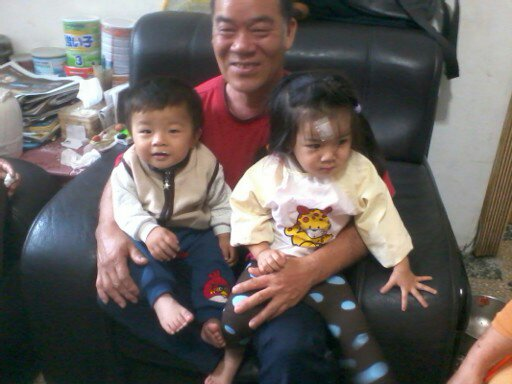
#> input picture Pig.jpg, 512 x 384 px
$ python image.py
#> lines starting #> are read from the running program, lines starting #| are printed output that depends on the picture; after the words box and inside, x2 and y2 are one past the last pixel; in counts of white or black regions, pixels touching at a corner belong together
import cv2

# 載入分類器
face_cascade = cv2.CascadeClassifier('haarcascade_frontalface_default.xml')
face_cascade.load('C:/Users/tiger/AppData/Local/Programs/Python/Python38-32/Lib/site-packages/cv2/data/haarcascade_frontalface_default.xml')
# 讀取圖片
img = cv2.imread('Pig.jpg')
#> img is the input picture: shape (384, 512, 3); mean B, G, R 95, 98.2, 105.4

# 轉成灰階圖片
gray = cv2.cvtColor(img, cv2.COLOR_BGR2GRAY)
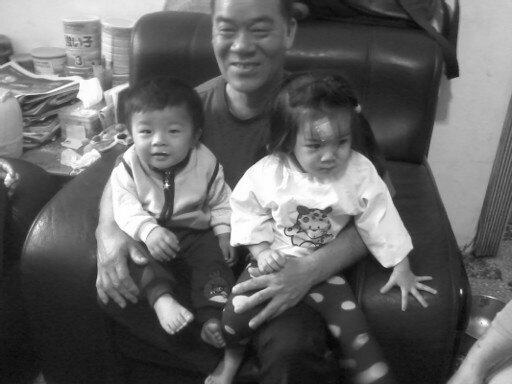
#> gray: shape (384, 512); min 5, max 255, mean 100

# 偵測臉部
faces = face_cascade.detectMultiScale(gray, 1.1, 4)
#> faces = [[126, 105, 66, 66], [288, 114, 75, 75], [204, 4, 74, 74]]

# 繪製人臉部份的方框
for (x, y, w, h) in faces:
    cv2.rectangle(img, (x, y), (x + w, y + h), (0, 255, 0), 2)
#> this loop made 3 passes
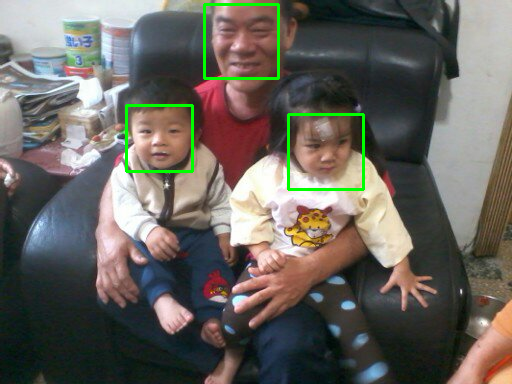
#> img: shape (384, 512, 3); 1.31% of pixels changed, all inside (x1, y1, x2, y2) = (125, 3, 365, 191)
#(0, 255, 0)欄位可以變更方框顏色(Blue,Green,Red)

#計算找到幾張臉
print("找到了 {0} 張臉.".format(len(faces)))
#| 找到了 3 張臉.
# 顯示成果
#cv2.namedWindow('img', cv2.WINDOW_NORMAL)  #正常視窗大小
cv2.imshow('img', img)                     #秀出圖片
cv2.imwrite( "result.jpg", img )           #保存圖片
cv2.waitKey(0)                             #等待按下任一按鍵
cv2.destroyAllWindows()                    #關閉視窗

$ run again, with test.jpg copied over Pig.jpg
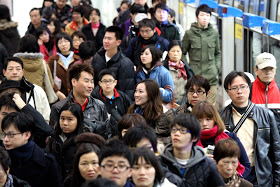
#> input picture test.jpg, 280 x 187 px
#> img is the input picture: shape (187, 280, 3); mean B, G, R 87.7, 89.6, 99.1
#> `gray = cv2.cvtColor(img, cv2.COLOR_BGR2GRAY)`:
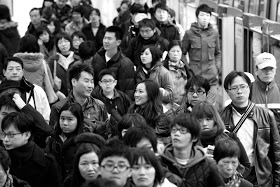
#> gray: shape (187, 280); min 0, max 255, mean 92.2
#> faces = [[72, 70, 26, 26], [95, 72, 25, 25], [226, 77, 27, 27], [76, 153, 27, 27], [129, 156, 29, 29], [100, 153, 33, 33]]
#> the loop `for (x, y, w, h) in faces:` made 6 passes
#> after the loop `for (x, y, w, h) in faces:`:
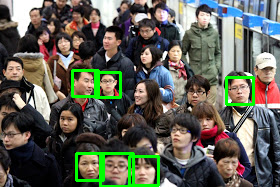
#> img: shape (187, 280, 3); 3.57% of pixels changed, all inside (x1, y1, x2, y2) = (71, 69, 255, 187)
#| 找到了 6 張臉.
